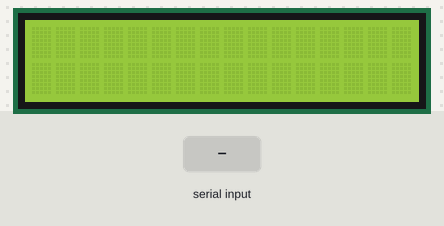
The sketch below on a simulated Arduino Uno, built with avr-gcc and run on an emulated ATmega328P. Shown: 16×2 character LCD. Inputs (shaded band) come from the test bench.

Above: at 1.2 s.
1.3 s: "1" received over Serial
At 3.4 s:
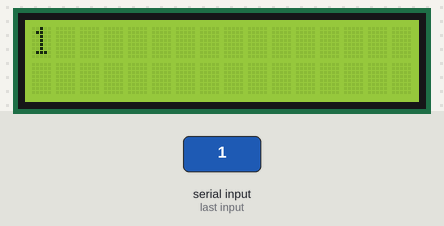
3.8 s: "0" received over Serial
At 5.2 s:
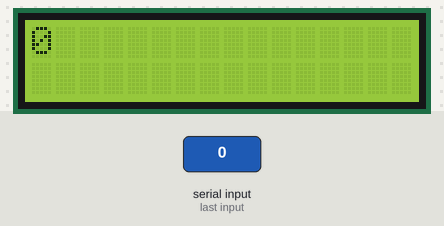
6.3 s: "2" received over Serial
At 8.5 s:
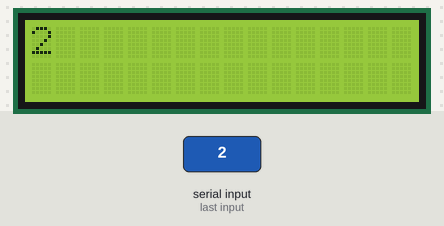
Timing chart, 0 to 10.0 s (numbered marks = the images above; inputs shaded):
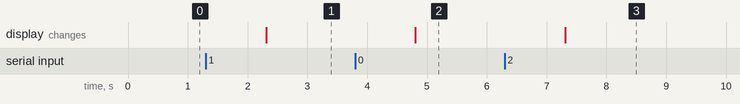

Measured:
- after the input at 1.3 s, the display: changes after 1.0 s (image 1)
- after the input at 3.8 s, the display: changes after 1.0 s (image 2)
- after the input at 6.3 s, the display: changes after 1.0 s (image 3)

The sketch:

LCD_Display_Placitech_Example.ino
```cpp
/*   Author: PLACITECH. DIY and Funny videos!
 *
 *   Tiktok: @placitech
 *   Instagram: @placitech_
 *   YouTube: PLACITECH
 *
 *  Use this code to learn the basics of LCD Displays. In this example
 *  you will print any message you want on the display by sending it
 *  via the serial monitor. This specific example is for 16x2 displays,
 *  which means that your message cannot be longer than 32 character.
 *
 *  The microcontroller I used for this example is an Arduino Nano, but you
 *  can use any Micro that you have, like the Arduino UNO or MEGA.
 *
*/

// Make sure to have these libraries installed
#include <Wire.h>
#include <LiquidCrystal_I2C.h>

// Declare LCD Display
LiquidCrystal_I2C lcd(0x27, 16, 2);  // LCD address of 0x27 for a 16-column and 2-line display


// I created this function to print messages in an easier way
void lcd_print(String txt){
  txt.trim(); // Eliminate whitespaces from the end of the message
  lcd.clear(); // Erase all letter from the display
  lcd.setCursor(0, 0);

  // Print each letter and space individually
  for (int i = 0; i < txt.length(); i++){

    if (i == 16){ // Once the first 16 characters have been printed, switch to row 2
      lcd.setCursor(0, 1);
      // If the first character of row 2 is a space, ignore it
      if (txt[i] == ' '){
        i = 17;
      }
    }

    // If the message is longer than 32 characters (or 33, if there is an ignored
    // space at the beginning of the second row), then the remaining text will be cut
    else if (i == 33){
      break;
    }

    lcd.print(txt[i]);
  }
}


void setup(){
  Serial.begin(9600);
  lcd.init();
  lcd.backlight(); // Turn on backlight
}


void loop(){
  // Wait for message to be sent via the serial monitor
  while (!Serial.available()){
    delay(10);
  }

  // Get message in the form of a string
  String text = Serial.readString();

  // Print message
  lcd_print(text);
}
```
